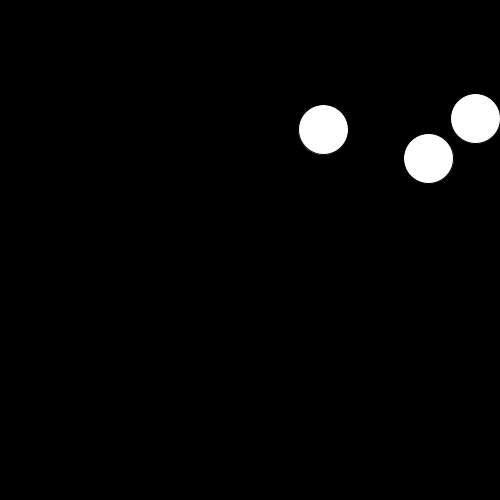
Frame 1 (no input)
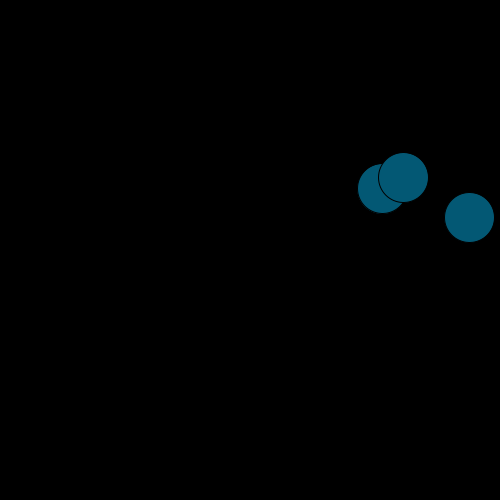
Frame 60 (the mouse pressed at the canvas centre just before this capture)
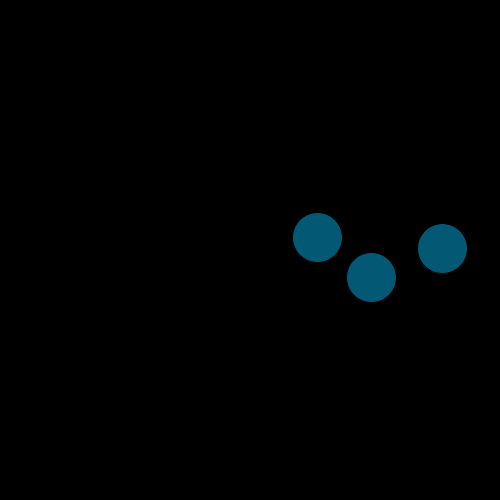
Frame 120 (the mouse held since frame 60 and released just before this capture)

The Processing sketch that drew these frames (run headless with seeded random() and noise(); from frame 60 on, the mouse is pressed at the canvas centre):

// Processing sketch: processing_82810
// ── processing_82810.pde

Ball tim;
Ball hi;
Ball jamesbond;
void setup()
{
  tim= new Ball();
  hi= new Ball();
  jamesbond= new Ball();
  size(500, 500);
  frameRate(150);
  smooth();
}

void draw()
{
  background(0);
  tim.show();
  tim.bounce();
  tim.move();
  hi.show();
  hi.bounce();
  hi.move();
  jamesbond.show();
  jamesbond.move();
  jamesbond.bounce();
}

class Ball
{
  int siz;
  float placeX;
  float placeY;
  float x;
  float y;

  Ball()
  {
    placeX=random(0, 500);
    placeY=random(0, 500);
    siz=50;
    x=y=1;
  }

  void show()
  {
    ellipse(placeX, placeY, siz, siz);
  }

  void move()
  {
    placeX=placeX+x;
    placeY=placeY+y;
  }

  void bounce()
  {
    if (placeX > 480)
    {
      x=random(-1.8, -1.0);
      fill(random(0, 256), random(0, 256), random(0, 256));
    }
    if (placeY > 480)
    {
      y=random(-1.8, -1.0);
      fill(random(100, 256), random(100, 256), random(100, 256));
    }
    if (placeX<20)
    {
      x=random(1.8, 1.0);
      fill(random(100, 256), random(100, 256), random(100, 256));
    }
    if (placeY<20)
    {
      y=random(1.8, 1.0);
      fill(random(100, 256), random(100, 256), random(100, 256));
    }
  }
}
